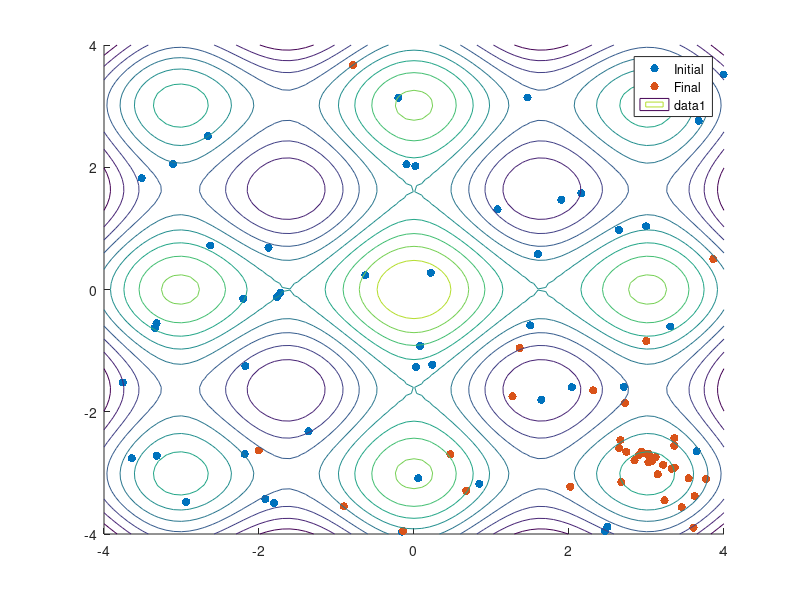

Reproduce this figure in MATLAB.
function PSO()
    function res=Func(x)   % function to find maxima for 
        res=-sum(x.^2+25*(sin(x).^2));
    end
    n=50; % Number of particles
    lb=-4; % lowerbound
    ub=4; % upper bound
    dim=2; % dimentions
    pos=lb+(ub-lb)*rand(dim,n); % Positions of bats Dimention x Number of particles
    velocity=zeros(dim,n); % initilize velocities of each particles
    alpha=1.5;
    beta=1.5;
    theta=.75;
    x_=pos(1,:);
    y_=pos(2,:);
    z_=Func(pos);
    scatter(x_,y_,'filled','DisplayName','Initial');
    hold on 
    T=10; %Number of iterations
    Fitness=Func(pos);
    [value,I]=max(Fitness);
    historical_best=pos;
    ii=1;
    while ii<=T
        for jj=1:n
            velocity(:,jj)=theta*velocity(:,jj)+rand*alpha*(historical_best(:,jj)-pos(:,jj))+rand*beta*(pos(:,I)-pos(:,jj));
            newpos=pos(:,jj)+velocity(:,jj);
            Fnew=Func(newpos);
            if Fnew>=Fitness(jj)
                historical_best(:,jj)=newpos;
            end
            if Fnew>=value
                I=jj;
                value=Fnew;
            end
            pos(:,jj)=newpos;
            Fitness(jj)=Fnew;
        end
        ii=ii+1;
    end
x_=pos(1,:);
y_=pos(2,:);
z_=Func(pos);
scatter(x_,y_,'filled','DisplayName','Final');
hold on 
x=-4:.1:4;
y=-4:.1:4;
length=size(x);
length=length(2);
z=zeros(length);
for ii=1:length
    z(ii,:)=Func([x(ii)*ones(1,length);y]);
end
% surf(x,y,z)
contour(x,y,z)
legend
end
